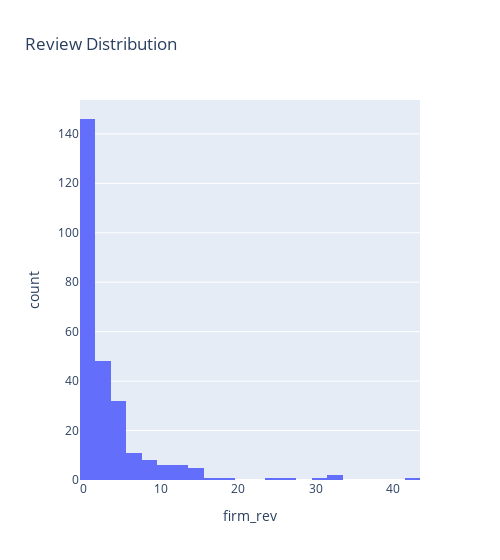

The notebook cell saved with this chart:
### Code cell
px.histogram(all_df, 'firm_rev', width=500, title='Review Distribution')

### Figure 1 — Plotly figure (JSON) as saved in the notebook; plotly's stock layout.template omitted (floating-point values rounded to 4 significant figures; data arrays with more than 128 entries replaced by an {"elided": "..."} marker saying what was removed)
{"data": [{"alignmentgroup": "True", "bingroup": "x", "hovertemplate": "firm_rev=%{x}<br>count=%{y}<extra></extra>", "legendgroup": "", "marker": {"color": "#636efa", "pattern": {"shape": ""}}, "name": "", "offsetgroup": "", "orientation": "v", "showlegend": false, "type": "histogram", "x": {"elided": "270 int values"}, "xaxis": "x", "yaxis": "y"}], "layout": {"barmode": "relative", "legend": {"tracegroupgap": 0}, "title": {"text": "Review Distribution"}, "width": 500, "xaxis": {"anchor": "y", "domain": [0, 1], "title": {"text": "firm_rev"}}, "yaxis": {"anchor": "x", "domain": [0, 1], "title": {"text": "count"}}}}
